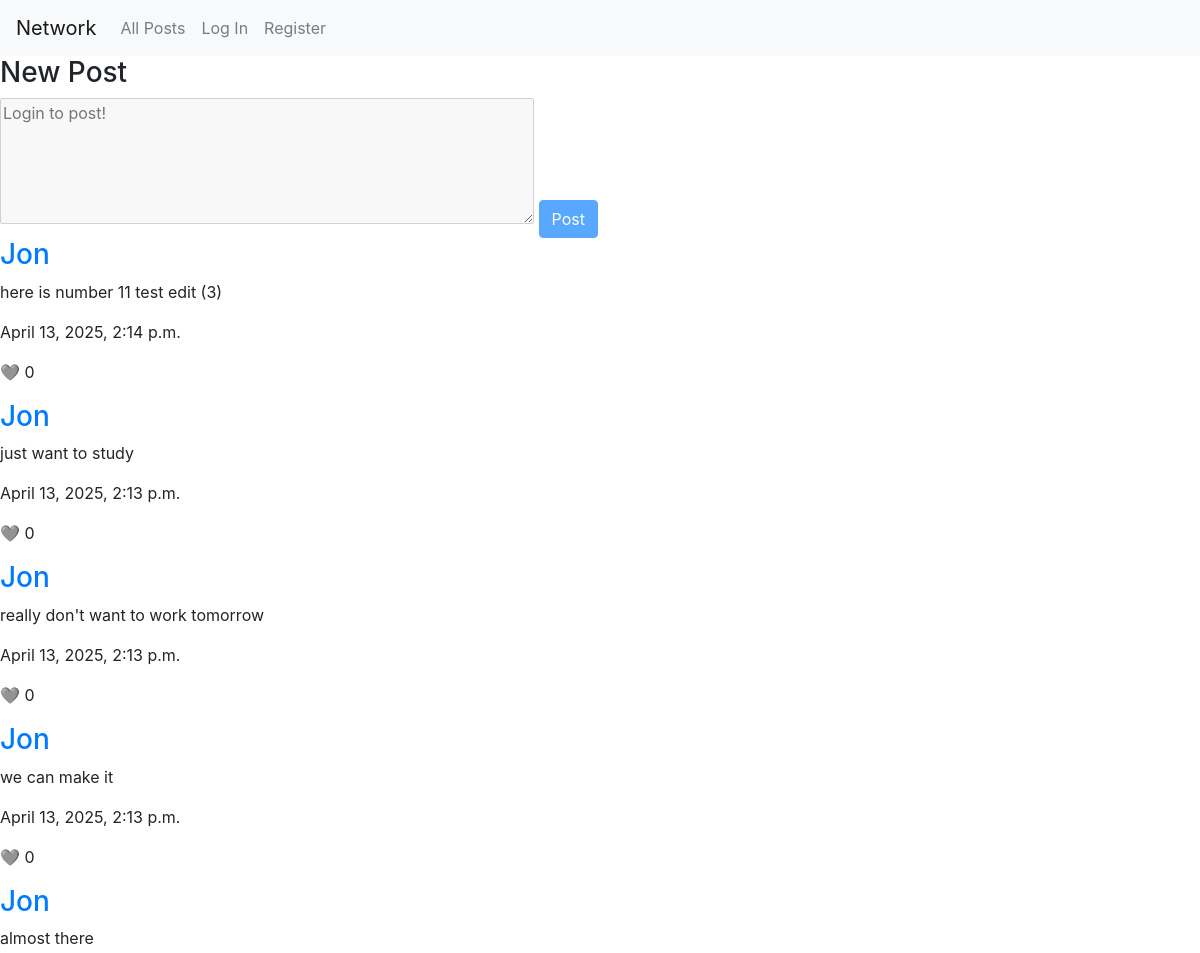
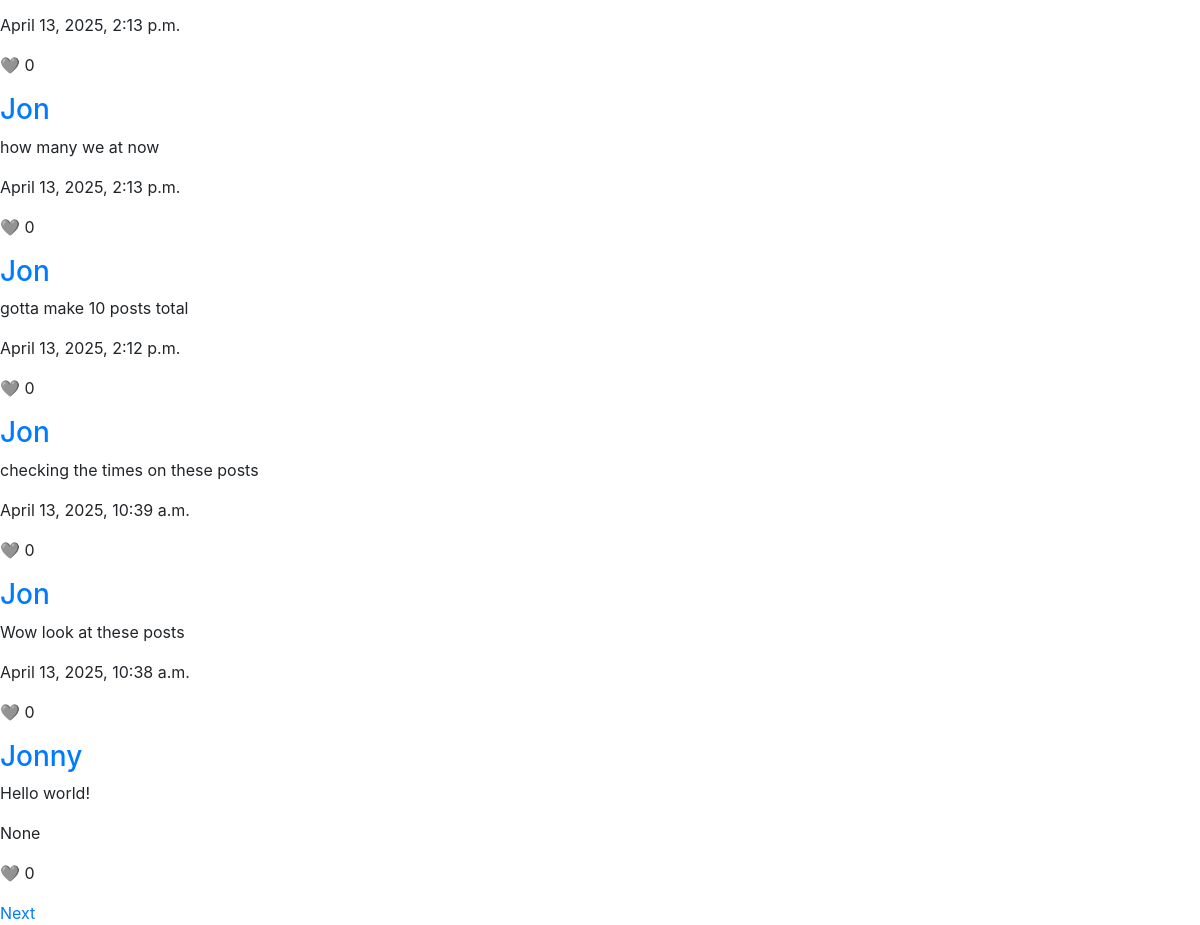
The page / on the database its author committed (2 pictures, top to bottom).
### network/models.py (models this page shows, shortened)
class Post(models.Model):
    user = models.ForeignKey("User", on_delete=models.CASCADE, related_name="user_posts")
    content = models.TextField(max_length=512, blank=False, null=False)
    likes = models.ManyToManyField("User", blank=True, related_name="liked_posts")
    timestamp = models.DateTimeField(auto_now_add=True)
    @property
    def like_count(self):
        return self.likes.count()

class User(AbstractUser):
    following = models.ManyToManyField("self", symmetrical=False, blank=True, related_name="followers")
    saved_posts = models.ManyToManyField("Post", blank=True, related_name="saved_by")

### network/views.py (the view)
# urls.py: path("", views.index, name="index"),
def index(request):
    return post_paginator(
        request,
        query=Post.objects.select_related("user").order_by("-timestamp"),
        template="network/index.html",
        title="All Posts",
    )

### network/views.py (called while the page is built)
def post_paginator(request, query, template, title, user_obj=None):
    paginator = Paginator(query, 10)
    page_number = request.GET.get("page")
    page_obj = paginator.get_page(page_number)
    return render(request, template, {
        "page_obj": page_obj,
        "title": title,
        "user_obj": user_obj
    })

### network/templates/network/index.html (shortened to what this page needs)
{% extends "network/layout.html" %}
{% load static %}
{% block body %}
    <div class="post-div">
        <form id="post-form">
            <h3>New Post</h3>
            <textarea id="content" rows="5" cols="50" {% if  not request.user.is_authenticated %}placeholder="Login to post!" disabled{% endif %} required></textarea>
            <button id="post-btn" class="btn btn-primary" {% if not request.user.is_authenticated %}disabled{% endif %}>Post</button>
        </form>
    </div>
    {% include "network/partials/load_posts.html" with page_obj=page_obj %}
{% endblock %}

### network/templates/network/partials/load_posts.html (shortened to what this page needs)
<div class="posts-div">
    {% for post in page_obj %}
        <div class="post-div">
            <h3><a href="{% url 'profile' username=post.user.username %}">{{ post.user.username }}</a></h3>
            <div class="post-text-div">
                <p class="post-text">{{ post.content }}</p>
            </div>
            <p class="small-text">{{ post.timestamp }}</p>
            <p>
                {% if user.is_authenticated %}
                    <span class="like-btn" data-id="{{ post.id }}"
                    data-liked="{% if user in post.likes.all %}true{% else %}false{% endif %}">❤️</span>
                    <!--When writing CSS code for liking/unliking, add an onhover that changes
                    the emoji to a broken heart emoji-->
                {% else %}
                    🩶
                {% endif %}
                {{ post.like_count }}
            </p>
        </div>
    {% endfor %}
</div>
<div class="paginator">
    {% if page_obj.has_next %}
        <a href="?page={{ page_obj.next_page_number }}">Next</a>
    {% endif %}
</div>

### rows shown on the page
Post: user.username "Jon", content "here is number 11 test edit (3)", timestamp "April 13, 2025, 2:14 p.m.", like_count "0"
Post: user.username "Jon", content "just want to study", timestamp "April 13, 2025, 2:13 p.m.", like_count "0"
Post: user.username "Jon", content "really don't want to work tomorrow", timestamp "April 13, 2025, 2:13 p.m.", like_count "0"
Post: user.username "Jon", content "we can make it", timestamp "April 13, 2025, 2:13 p.m.", like_count "0"
Post: user.username "Jon", content "almost there", timestamp "April 13, 2025, 2:13 p.m.", like_count "0"
Post: user.username "Jon", content "how many we at now", timestamp "April 13, 2025, 2:13 p.m.", like_count "0"
Post: user.username "Jon", content "gotta make 10 posts total", timestamp "April 13, 2025, 2:12 p.m.", like_count "0"
Post: user.username "Jon", content "checking the times on these posts", timestamp "April 13, 2025, 10:39 a.m.", like_count "0"
Post: user.username "Jon", content "Wow look at these posts", timestamp "April 13, 2025, 10:38 a.m.", like_count "0"
Post: user.username "Jonny", content "Hello world!", timestamp "None", like_count "0"
